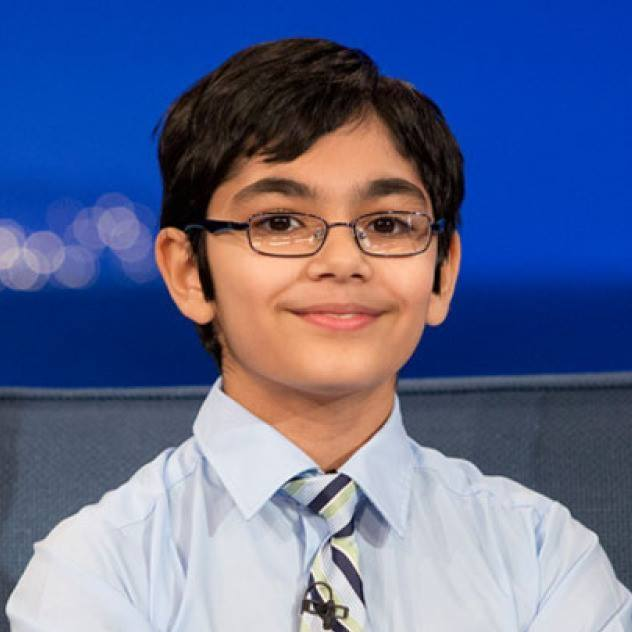
#> input picture video_analysis/test/VJ_test1.jpg, 632 x 632 px, given in place of the camera
$ python skin_detection.py   (older library calls are emulated)
#> lines starting #> are read from the running program, lines starting #| are printed output that depends on the picture; after the words box and inside, x2 and y2 are one past the last pixel; in counts of white or black regions, pixels touching at a corner belong together
# -*- coding: utf-8 -*-
"""
Created on Sat Mar 10 18:39:48 2018

@author: Bijta

Taken from https://stackoverflow.com/questions/17124381/determine-skeleton-joints-with-a-webcam-not-kinect/17375222#17375222

"""

# Required moduls
import cv2
import numpy

# Constants for finding range of skin color in YCrCb
min_YCrCb = numpy.array([80,133,77],numpy.uint8)
max_YCrCb = numpy.array([255,173,127],numpy.uint8)

# Create a window to display the camera feed
cv2.namedWindow('Camera Output')

# Get pointer to video frames from primary device
videoFrame = cv2.VideoCapture(0)

# Process the video frames
keyPressed = -1 # -1 indicates no key pressed

while(keyPressed < 0): # any key pressed has a value >= 0

    # Grab video frame, decode it and return next video frame
    readSucsess, sourceImage = videoFrame.read()
#> sourceImage is the input picture: shape (632, 632, 3); mean B, G, R 144.5, 105.7, 95

    # Convert image to YCrCb
    imageYCrCb = cv2.cvtColor(sourceImage,cv2.COLOR_BGR2YCR_CB)
#> imageYCrCb: shape (632, 632, 3); mean of channels 0, 1, 2 106.9, 119.4, 149.3

    # Find region with skin tone in YCrCb image
    skinRegion = cv2.inRange(imageYCrCb,min_YCrCb,max_YCrCb)
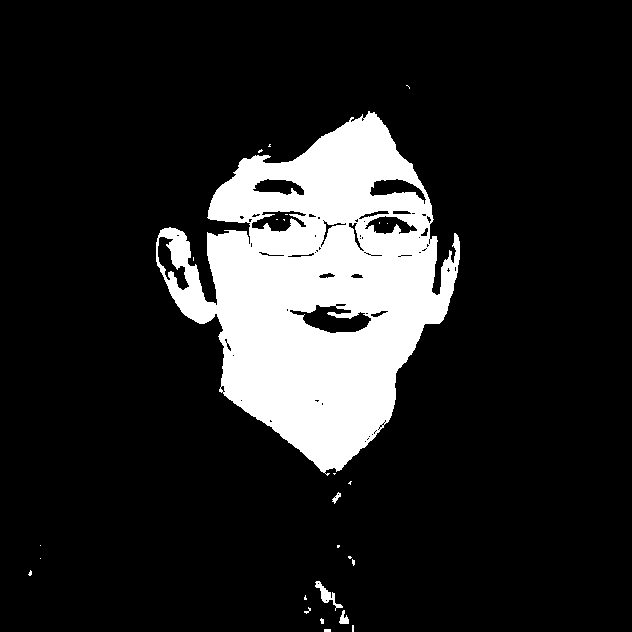
#> skinRegion: shape (632, 632); 14.6% white; 26 white regions (21 under 20 px)

    # Do contour detection on skin region
    im, contours, hierarchy = cv2.findContours(skinRegion, cv2.RETR_EXTERNAL, cv2.CHAIN_APPROX_SIMPLE)
#> contours = 21 contours, 17 with area under 20; largest, box (x1, y1, x2, y2) and area: (156, 111, 460, 476) 62020, (315, 581, 343, 611) 180, (339, 610, 349, 624) 62, (332, 492, 341, 504) 34

    # Draw the contour on the source image
    for i, c in enumerate(contours):
        area = cv2.contourArea(c)
        if area > 1000:
            cv2.drawContours(sourceImage, contours, i, (0, 255, 0), 3)
#> this loop made 21 passes
#> area on passes 4, 7, 14, 20: 61.5, 179.5, 33.5, 62020.5
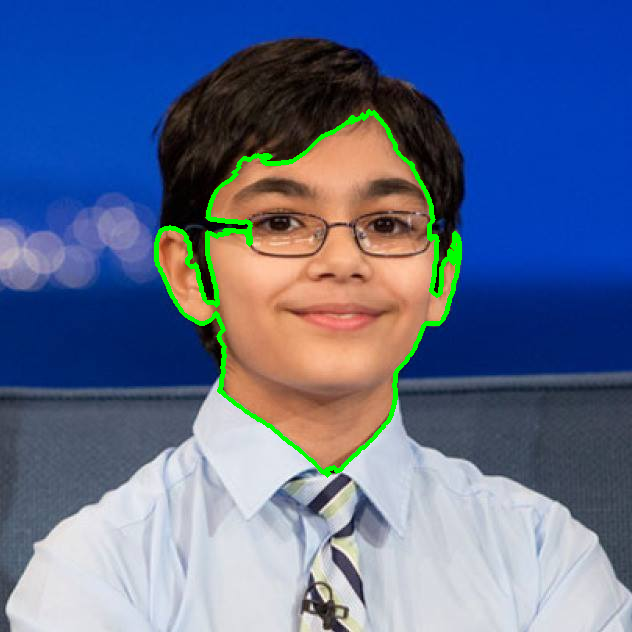
#> sourceImage: shape (632, 632, 3); 1.74% of pixels changed, all inside (x1, y1, x2, y2) = (154, 109, 462, 478)

    # Display the source image
    cv2.imshow('Camera Output',sourceImage)

    # Check for user input to close program
    keyPressed = cv2.waitKey(1) # wait 1 milisecond in each iteration of while loop
#> (key Esc is pressed here)

# Close window and camera after exiting the while loop
cv2.destroyWindow('Camera Output')
videoFrame.release()

$ run again, on video_analysis/test/group.jpg
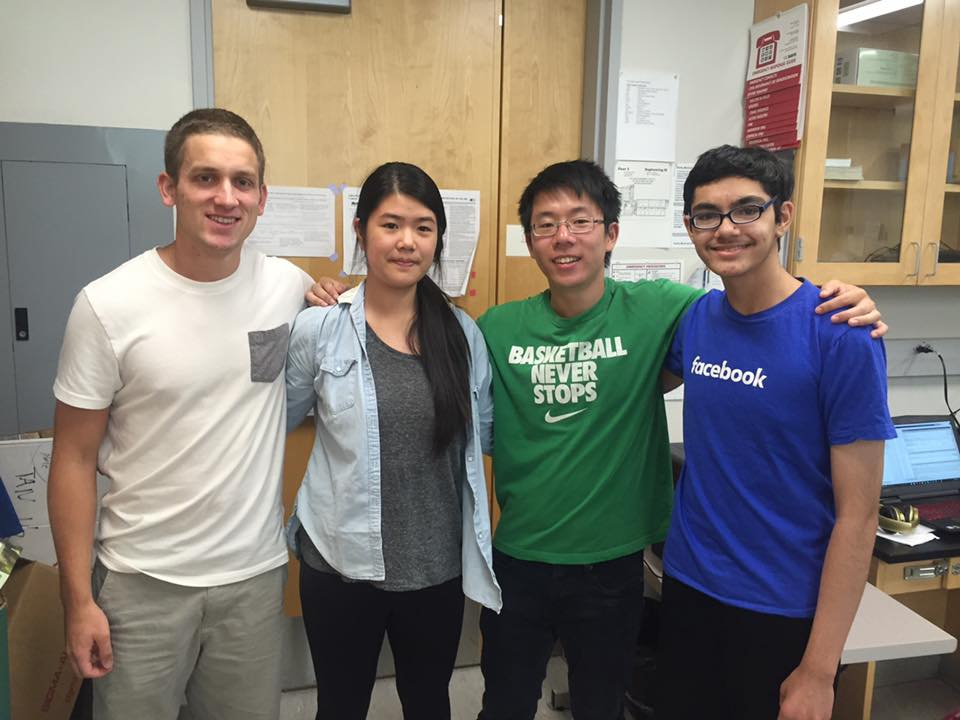
#> input picture video_analysis/test/group.jpg, 960 x 720 px, given in place of the camera
#> sourceImage is the input picture: shape (720, 960, 3); mean B, G, R 114.5, 122.2, 127
#> imageYCrCb: shape (720, 960, 3); mean of channels 0, 1, 2 122.8, 131, 123.3
#> `skinRegion = cv2.inRange(imageYCrCb,min_YCrCb,max_YCrCb)`:
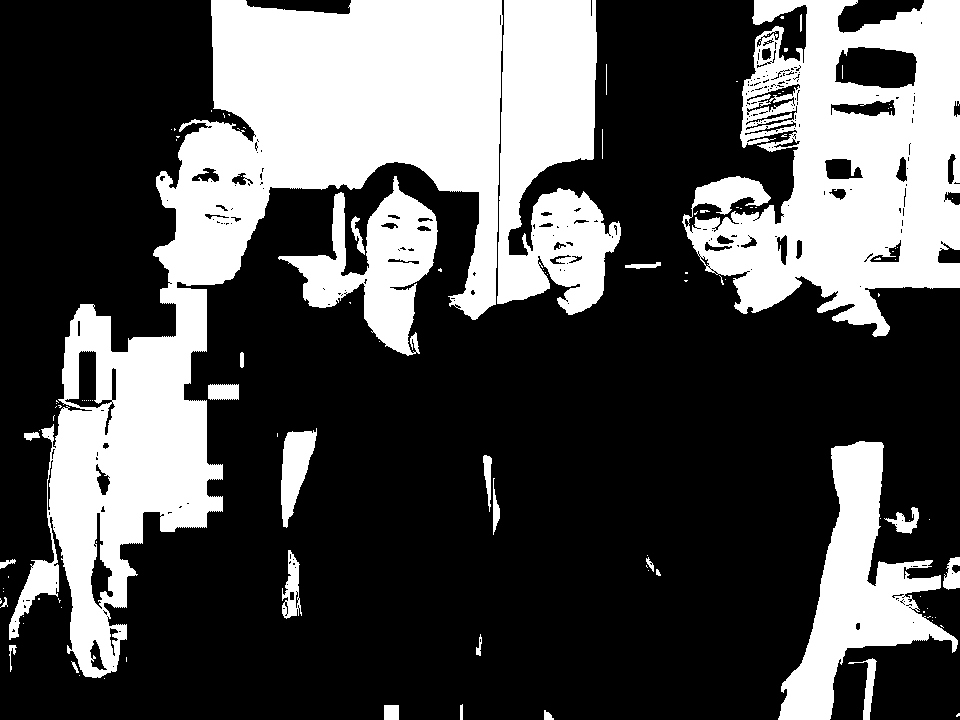
#> skinRegion: shape (720, 960); 31.7% white; 118 white regions (87 under 20 px)
#> contours = 96 contours, 71 with area under 20; largest, box (x1, y1, x2, y2) and area: (9, 0, 503, 678) 103890, (682, 0, 960, 337) 60672, (497, 0, 621, 315) 25948, (778, 441, 958, 720) 17368, (278, 176, 438, 356) 11220
#> the loop `for i, c in enumerate(contours):` made 96 passes
#> area on passes 2, 4, 7, 8, 10, 11, 33, 34: 49.5, 28.5, 22, 415, 36.5, 44, 53.5, 321.5
#> after the loop `for i, c in enumerate(contours):`:
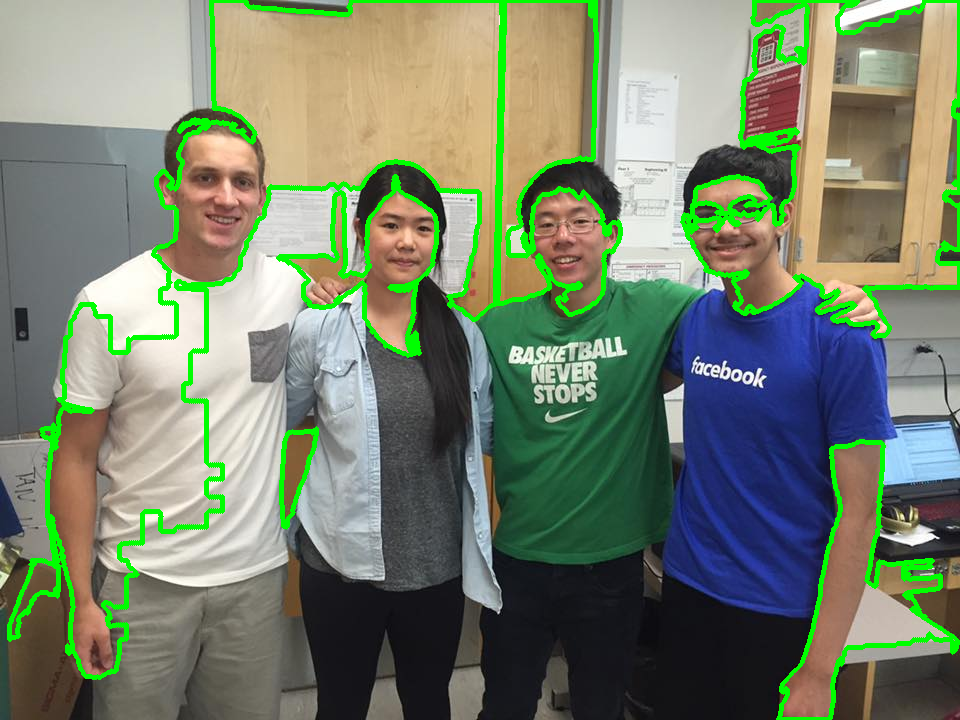
#> sourceImage: shape (720, 960, 3); 6.1% of pixels changed, all inside (x1, y1, x2, y2) = (7, 0, 960, 720)
